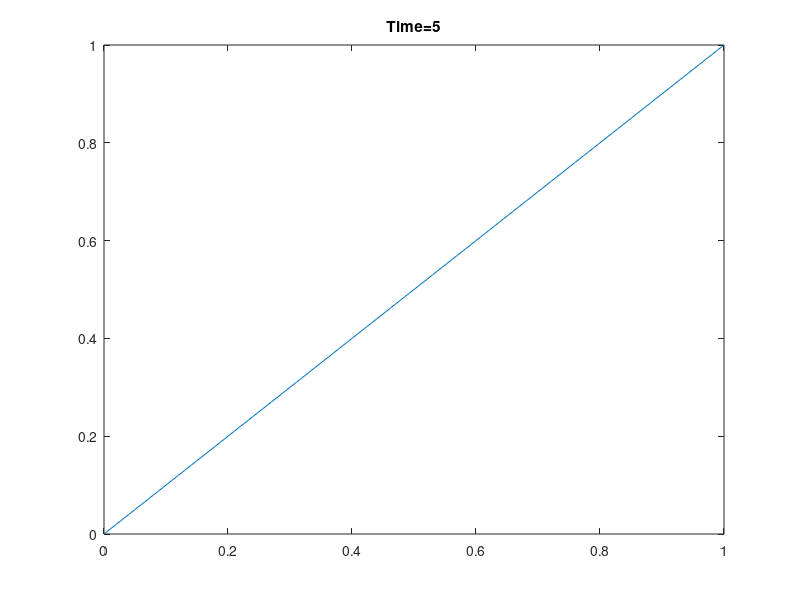

Write MATLAB code to recreate this figure.
% sample code by Professor Molei Tao

clc;
clear;

k = 0.01;
h = 0.01;
T = 5;

SpaceSpan=transpose([0:k:1]);
TimeSteps=round(T/h);

N = length(SpaceSpan) - 1;
L = (-2*diag(ones(N-1,1)) + diag(ones(N-2,1),-1) + diag(ones(N-2,1),1))/k^2;
b = zeros(N-1,1);
b(end) = 1/k^2;

u0 = sin(2.5*pi*SpaceSpan);
u = u0;
handle = plot(SpaceSpan, u);

for i = 1:TimeSteps
  u(2:end-1)=inv(eye(N-1)/h-L)*(u(2:end-1)/h+b);
  
  set(handle, 'ydata', u);
  title(['Time=',num2str(i*h)]);
  drawnow();
  pause(0.05)
end
  